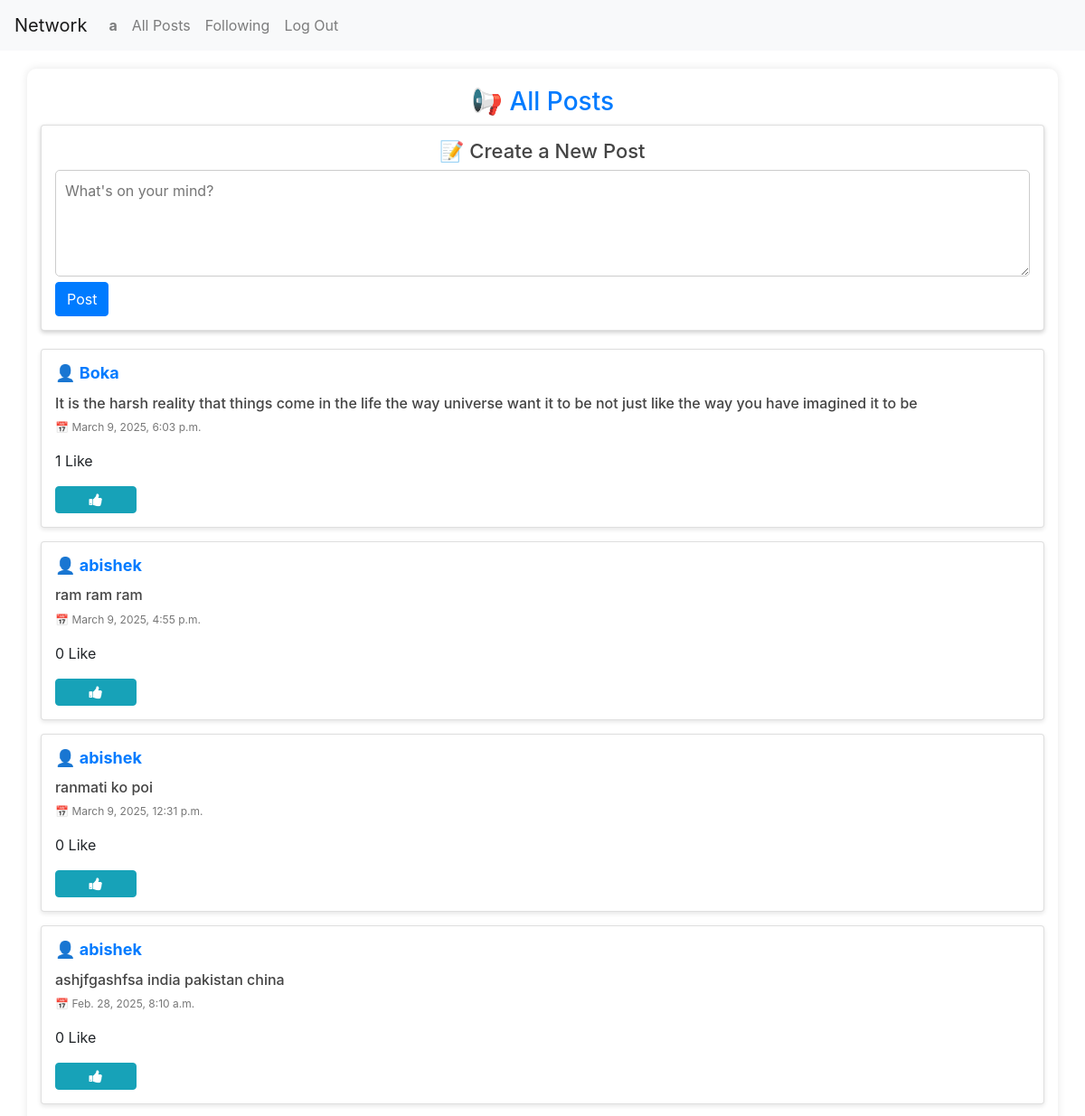
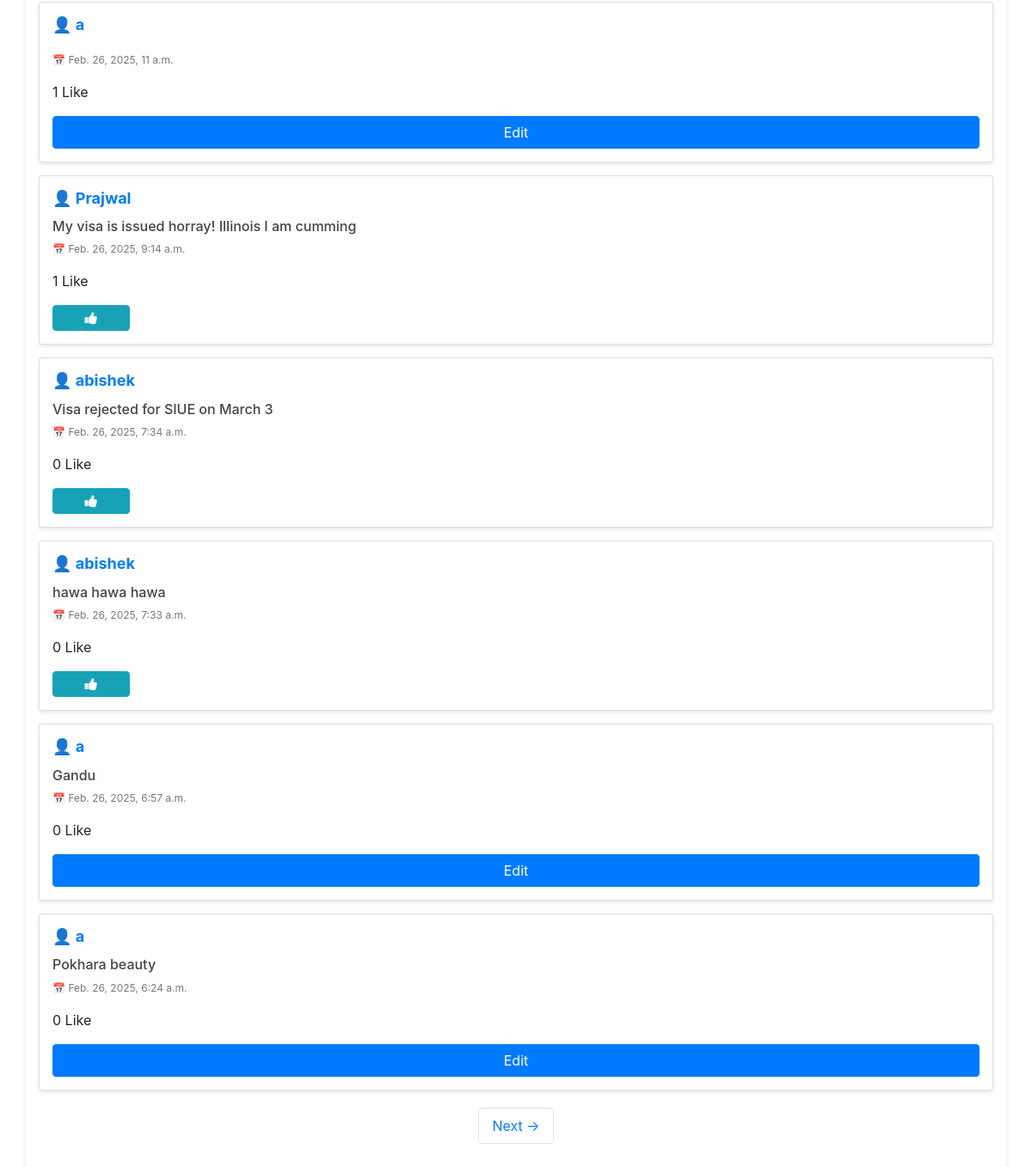
Screenshot of / (signed in) with the database file from the repository (2 pictures, top to bottom).
### network/models.py (models this page shows, shortened)
class User(AbstractUser):
    pass

class Post(models.Model):
    content = models.CharField(max_length=140)
    user = models.ForeignKey(User, on_delete=models.CASCADE, related_name="author")
    date = models.DateTimeField(auto_now_add=True)

### network/views.py (the view)
# urls.py: path("", views.index, name="index"),
@csrf_exempt
def index(request):
    allPosts = Post.objects.all().order_by("id").reverse()
    paginator = Paginator(allPosts, 10)
    pageNumber = request.GET.get('page')
    posts_of_the_page = paginator.get_page(pageNumber)
    allLikes = Like.objects.all()
    whoYouLiked = []
    for post in posts_of_the_page:
        post.like_count = Like.objects.filter(post=post).count()
    try:
        for like in allLikes:
            if like.user.id == request.user.id:
                whoYouLiked.append(like.post.id)
    except:
        whoYouLiked = []
    return render(request, "network/index.html",{
        "posts": posts_of_the_page,
        "whoYouLiked": whoYouLiked
    })

### network/templates/network/index.html (shortened to what this page needs)
{% extends "network/layout.html" %}
{% load static%}
{% block body %}
    <div class="container">
        <h1 class="title">📢 All Posts</h1>
        {% if user.is_authenticated %}
            <div class="new-post card">
                <h2 class="new-post-title">📝 Create a New Post</h2>
                <form action="{% url 'newpost' %}" method="POST">
                    <textarea name="content" rows="4" cols="50" id="post-content" placeholder="What's on your mind?" required></textarea>
                    <br/>
                    <input type="submit" value="Post" class="btn btn-primary">
                </form>
              </div>
        {% endif %}
        <div class="">
            {% for post in posts %}
            <div class="post card">
                <h5 class="username"><a href="{% url 'profile' user_id=post.user.id%}">👤 <strong>{{ post.user }}</strong></a></h5>
                <h6 class="content" id="content_{{post.id}}">{{ post.content }}</h6>
                <p class="date">📅 {{ post.date }}</p>
                <p id="likecount_{{post.id}}">{{post.like_count}} Like</p>
                {% if user.is_authenticated %}
                    {% if user == post.user %}
                        <button class="btn btn-primary" data-toggle="modal" data-target="#modal_edit_post_{{post.id}}">Edit</button>
                          {% else %}
                            {% if post.id in whoYouLiked %}
                            <button class="btn btn-info fa fa-thumbs-down col-1" id="{{post.id}}" onclick="toggleLike('{{post.id}}')"></button>
                            {% else %}
                            <button class="btn btn-info fa fa-thumbs-up col-1" id="{{post.id}}" onclick="toggleLike('{{post.id}}')"></button>
                            {% endif %}
                      {% endif %}
                {% endif %}
            </div>
            {% endfor %}
        </div>
        <nav aria-label="Page navigation">
            <ul class="pagination justify-content-center">
                {% if posts.has_next %}
                    <li class="page-item"><a class="page-link" href="?page={{ posts.next_page_number }}">Next →</a></li>
                {% endif %}
            </ul>
        </nav>
    </div>
{% endblock %}

### network/templates/network/layout.html (shortened to what this page needs)
{% load static %}
<!DOCTYPE html>
<html lang="en">
    <head>
        <link href="{% static 'network/style.css' %}" rel="stylesheet">
        <link rel="stylesheet" href="https://stackpath.bootstrapcdn.com/bootstrap/4.4.1/css/bootstrap.min.css">
        <link rel="stylesheet" href="https://cdnjs.cloudflare.com/ajax/libs/font-awesome/4.7.0/css/font-awesome.min.css">
    </head>
    <body>
        <nav class="navbar navbar-expand-lg navbar-light bg-light">
            <a class="navbar-brand" href="{% url 'index' %}">Network</a>
            <div>
              <ul class="navbar-nav mr-auto">
                {% if user.is_authenticated %}
                    <li class="nav-item">
                        <a class="nav-link" href="{% url 'profile' user_id=user.id %}"><strong>{{ user.username }}</strong></a>
                    </li>
                {% endif %}
                <li class="nav-item">
                  <a class="nav-link" href="{% url 'index' %}">All Posts</a>
                </li>
                {% if user.is_authenticated %}
                    <li class="nav-item">
                        <a class="nav-link" href="{% url 'following' %}">Following</a>
                    </li>
                    <li class="nav-item">
                        <a class="nav-link" href="{% url 'logout' %}">Log Out</a>
                    </li>
                {% endif %}
              </ul>
            </div>
          </nav>
        <div class="body">
            {% block body %}
            {% endblock %}
        </div>
    </body>
</html>

### network/static/network/style.css (style rules this page uses)
body { font-family: 'Arial', sans-serif; background-color: #f4f4f4; margin: 0; padding: 0; }
.container { width: 80%; margin: auto; padding: 20px; background: white; box-shadow: 0px 0px 10px rgba(0, 0, 0, 0.1); border-radius: 10px; margin-top: 20px; }
.title { text-align: center; color: #007bff; font-size: 28px; }
.new-post { background: #fff; padding: 15px; border-radius: 10px; box-shadow: 0px 2px 5px rgba(0, 0, 0, 0.2); margin-bottom: 20px; }
.new-post h2 { color: #444; text-align: center; font-size: 22px; }
.post { background: #ffffff; padding: 15px; margin-bottom: 15px; border-radius: 10px; box-shadow: 0px 2px 5px rgba(0, 0, 0, 0.1); }
textarea { width: 100%; padding: 10px; border-radius: 5px; border: 1px solid #ccc; resize: none; }
.username { font-size: 18px; color: #007bff; }
.content { font-size: 16px; margin-top: 5px; color: #444; }
.date { font-size: 12px; color: #777; }
.pagination { margin-top: 20px; }
.page-item a { color: #007bff; padding: 10px 15px; border-radius: 5px; transition: background 0.3s; }

### rows the page displays
User: username "a"
Post: user "Boka", content "It is the harsh reality that things come in the life the way universe want it to be not just like the way you have imagined it to be", date "March 9, 2025, 6:03 p.m.", like_count "1"
Post: user "abishek", content "ram ram ram", date "March 9, 2025, 4:55 p.m.", like_count "0"
Post: user "abishek", content "ranmati ko poi", date "March 9, 2025, 12:31 p.m.", like_count "0"
Post: user "abishek", content "ashjfgashfsa india pakistan china", date "Feb. 28, 2025, 8:10 a.m.", like_count "0"
Post: user "a", date "Feb. 26, 2025, 11 a.m.", like_count "1"
Post: user "Prajwal", content "My visa is issued horray! Illinois I am cumming", date "Feb. 26, 2025, 9:14 a.m.", like_count "1"
Post: user "abishek", content "Visa rejected for SIUE on March 3", date "Feb. 26, 2025, 7:34 a.m.", like_count "0"
Post: user "abishek", content "hawa hawa hawa", date "Feb. 26, 2025, 7:33 a.m.", like_count "0"
Post: user "a", content "Gandu", date "Feb. 26, 2025, 6:57 a.m.", like_count "0"
Post: user "a", content "Pokhara beauty", date "Feb. 26, 2025, 6:24 a.m.", like_count "0"
